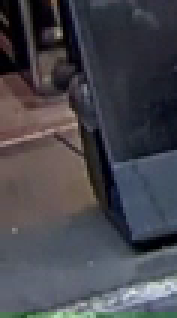
#> input picture esquina/recorte_10_2.png, 59 x 106 px, given in place of video2.mov, which was not available (shown 3 times larger)
$ jupyter execute main.ipynb
#> lines starting #> are read from the running program, lines starting #| are printed output that depends on the picture; after the words box and inside, x2 and y2 are one past the last pixel; in counts of white or black regions, pixels touching at a corner belong together; pictures that were not available may be replaced by others from this repository, and a replacement may not be noted
[cell 1]
import numpy as np
import cv2
import time
import imutils


def draw_flow(img, flow, step=16):

    h, w = img.shape[:2]
    y, x = np.mgrid[step/2:h:step, step/2:w:step].reshape(2,-1).astype(int)
    fx, fy = flow[y,x].T

    lines = np.vstack([x, y, x-fx, y-fy]).T.reshape(-1, 2, 2)
    lines = np.int32(lines + 0.5)

    img_bgr = cv2.cvtColor(img, cv2.COLOR_GRAY2BGR)
    cv2.polylines(img_bgr, lines, 0, (0, 255, 0))

    for (x1, y1), (_x2, _y2) in lines:
        cv2.circle(img_bgr, (x1, y1), 1, (0, 255, 0), -1)

    return img_bgr


def draw_hsv(flow):
    h, w = flow.shape[:2]
    fx, fy = flow[:,:,0], flow[:,:,1]

    ang = np.arctan2(fy, fx) + np.pi
    v = np.sqrt(fx*fx+fy*fy)

    hsv = np.zeros((h, w, 3), np.uint8)
    hsv[...,0] = ang*(180/np.pi/2)
    hsv[...,1] = 255
    hsv[...,2] = np.minimum(v*4, 255)
    bgr = cv2.cvtColor(hsv, cv2.COLOR_HSV2BGR)

    return bgr

video_path = '.\\videos\\video2.mov'
cap = cv2.VideoCapture(video_path)

suc, prev = cap.read()
#> prev is the input picture: shape (106, 59, 3); mean B, G, R 76.1, 69.4, 69.6
prevgray = cv2.cvtColor(prev, cv2.COLOR_BGR2GRAY)
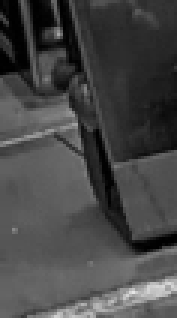
#> prevgray: shape (106, 59) (shown 3 times larger); min 0, max 230, mean 70.2
valor = 600
prevgray = imutils.resize(prevgray, width=min(valor, prevgray.shape[1]))

while True:
    suc, img = cap.read()
    gray = cv2.cvtColor(img, cv2.COLOR_BGR2GRAY)
    gray = imutils.resize(gray, width=min(valor, gray.shape[1]))
    # start time to calculat FPS
    start = time.time()
    flow = cv2.calcOpticalFlowFarneback(prevgray, gray, None, 0.5, 3, 15, 3, 5, 1.2, 0)
    prevgray = gray
    # End time
    end = time.time()
    # calculate the FPS for current frame detection
    fps = 1 / (end-start)
    print(f"{fps:.2f} FPS")
    cv2.imshow('flow', draw_flow(gray, flow))
#> in draw_flow, `fx, fy = flow[y,x].T`: fx = 28 values, max 0.0908 at index 15, min -0.00431 at index 11, mean 0.00662; fy = 28 values, max 0.0164 at index 11, min -0.0319 at index 27, mean -0.00263
#> in draw_flow, `cv2.polylines(img_bgr, lines, 0, (0, 255, 0))`:
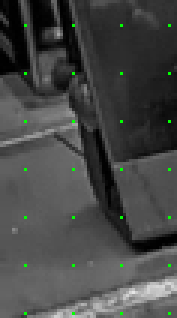
#> img_bgr: shape (106, 59, 3) (shown 3 times larger); mean B, G, R 69.8, 71, 69.8
#> the loop in draw_flow, `for (x1, y1), (_x2, _y2) in lines:` made 28 passes
#> (x1, y1, _x2, _y2) on passes 1 to 12: (8, 8, 8, 8), (24, 8, 24, 8), (40, 8, 40, 8), (56, 8, 56, 8), (8, 24, 8, 24), (24, 24, 24, 24), (40, 24, 40, 24), (56, 24, 56, 24), (8, 40, 8, 40), (24, 40, 24, 40), (40, 40, 40, 40), (56, 40, 56, 40)
#> after the loop in draw_flow, `for (x1, y1), (_x2, _y2) in lines:`:
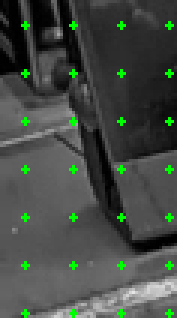
#> img_bgr: shape (106, 59, 3) (shown 3 times larger); 1.79% of pixels changed, all inside (x1, y1, x2, y2) = (7, 7, 58, 106)
    cv2.imshow('flow HSV', draw_hsv(flow))
#> in draw_hsv, `fx, fy = flow[:,:,0], flow[:,:,1]`:
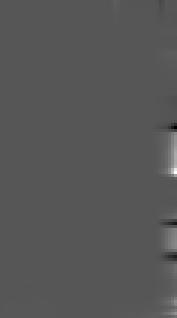
#> fx: shape (106, 59) float32 (shown 3 times larger); min -0.153, max 0.298, mean 0.00142; drawn with min black and max white
#> in draw_hsv, `fx, fy = flow[:,:,0], flow[:,:,1]`:
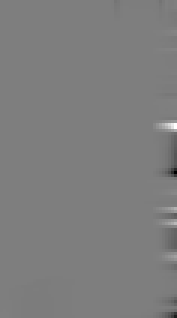
#> fy: shape (106, 59) float32 (shown 3 times larger); min -0.115, max 0.116, mean -0.000419; drawn with min black and max white
#> in draw_hsv, `ang = np.arctan2(fy, fx) + np.pi`:
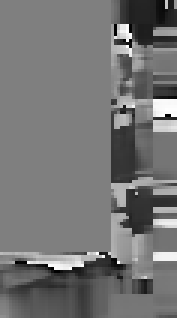
#> ang: shape (106, 59) float32 (shown 3 times larger); min 0.0118, max 6.27, mean 2.88; drawn with min black and max white
#> in draw_hsv, `hsv[...,1] = 255`:
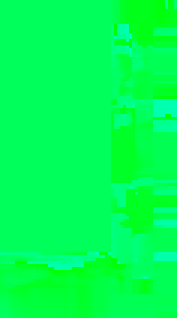
#> hsv: shape (106, 59, 3) (shown 3 times larger); mean of channels 0, 1, 2 82.1, 255, 0; drawn as B, G, R
#> in draw_hsv, `hsv[...,2] = np.minimum(v*4, 255)`: hsv: shape (106, 59, 3); 0.03% of pixels changed, all inside (x1, y1, x2, y2) = (58, 56, 59, 58)
    key = cv2.waitKey(5)
#> (key q is pressed here)
    if key == ord('q'):
        break
cap.release()
cv2.destroyAllWindows()

[cell 2]
import cv2
import numpy as np
import time
import imutils

def draw_flow(img, p0, p1, mask=None, color=(0, 255, 0), line_thickness=2):
    for i, (new, old) in enumerate(zip(p1, p0)):
        a, b = new.ravel()
        c, d = old.ravel()
        mask = cv2.line(mask, (int(a), int(b)), (int(c), int(d)), color, line_thickness)
        img = cv2.circle(img, (int(a), int(b)), 5, color, -1)
    return cv2.add(img, mask)

video_path = '.\\videos\\video2.mp4'
cap = cv2.VideoCapture(video_path)

suc, prev = cap.read()
prevgray = cv2.cvtColor(prev, cv2.COLOR_BGR2GRAY)
valor = 600
prevgray = imutils.resize(prevgray, width=min(valor, prevgray.shape[1]))


feature_params = dict(maxCorners=100, qualityLevel=0.3, minDistance=7, blockSize=7)
p0 = cv2.goodFeaturesToTrack(prevgray, mask=None, **feature_params)
#> p0 = [[18, 11], [22, 41], [20, 32], [19, 18], [31, 103], [40, 55], [6, 21]]

mask = np.zeros_like(prev)

while True:
    suc, img = cap.read()
    gray = cv2.cvtColor(img, cv2.COLOR_BGR2GRAY)
    gray = imutils.resize(gray, width=min(valor, gray.shape[1]))

    start = time.time()
    p1, st, err = cv2.calcOpticalFlowPyrLK(prevgray, gray, p0, None, winSize=(15, 15), maxLevel=2, criteria=(cv2.TERM_CRITERIA_EPS | cv2.TERM_CRITERIA_COUNT, 10, 0.03))
#> p1 has the same summary as p0; st = [1, 1, 1, 1, 1, 1, 1]; err = [0, 0, 0, 0, 0, 0, 0]
    end = time.time()

    if end != start:
        fps = 1 / (end - start)
        print(f"{fps:.2f} FPS")
    else:
        print("Unable to calculate FPS (division by zero)")

    img = draw_flow(img, p0, p1, mask=mask)
#> the loop in draw_flow, `for i, (new, old) in enumerate(zip(p1, p0)):` made 7 passes
#> (a, b, c, d) on passes 1 to 7: (18, 11, 18, 11), (22, 41, 22, 41), (20, 32, 20, 32), (19, 18, 19, 18), (31, 103, 31, 103), (40, 55, 40, 55), (6, 21, 6, 21)
#> pass 1, in draw_flow, `img = cv2.circle(img, (int(a), int(b)), 5, color, -1)`:
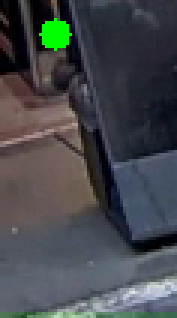
#> img: shape (106, 59, 3) (shown 3 times larger); 1.3% of pixels changed, all inside (x1, y1, x2, y2) = (13, 6, 24, 17)
#> after the loop in draw_flow, `for i, (new, old) in enumerate(zip(p1, p0)):`:
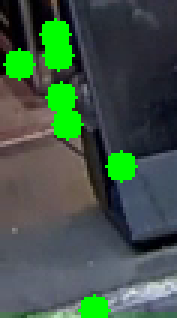
#> img: shape (106, 59, 3) (shown 3 times larger); mean B, G, R 70.1, 85.4, 63.5
#> after the loop in draw_flow, `for i, (new, old) in enumerate(zip(p1, p0)):`:
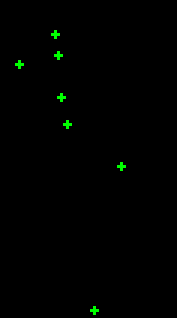
#> mask: shape (106, 59, 3) (shown 3 times larger); mean of channels 0, 1, 2 0, 1.4, 0; drawn as B, G, R

    cv2.imshow('flow', img)
    p0 = p1.reshape(-1, 1, 2)

    key = cv2.waitKey(5)
#> (key q is pressed here)
    if key == ord('q'):
        break

cap.release()
cv2.destroyAllWindows()

$ run again, on esquina/recorte_11_3.png
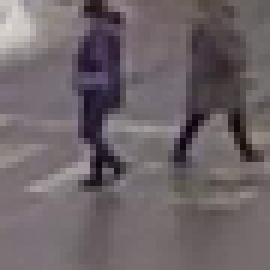
#> input picture esquina/recorte_11_3.png, 45 x 45 px, given in place of video2.mov, which was not available (shown 6 times larger)
#> prev is the input picture: shape (45, 45, 3); mean B, G, R 104.1, 100.3, 109.7
#> in draw_flow, `fx, fy = flow[y,x].T`: fx = [0, 5e-06, 0.000543, 3.13e-08, -4.93e-07, -5.52e-05, -9.73e-07, -0.000278, 0.000227]; fy = [0, 1.89e-05, 0.00411, 8.09e-08, -1.89e-07, -0.000996, -1.06e-07, -0.000184, -0.000194]
#> the loop in draw_flow, `for (x1, y1), (_x2, _y2) in lines:` made 9 passes
#> (x1, y1, _x2, _y2) on passes 1 to 8: (8, 8, 8, 8), (24, 8, 24, 8), (40, 8, 40, 8), (8, 24, 8, 24), (24, 24, 24, 24), (40, 24, 40, 24), (8, 40, 8, 40), (24, 40, 24, 40)
#> in draw_hsv, `hsv[...,1] = 255`:
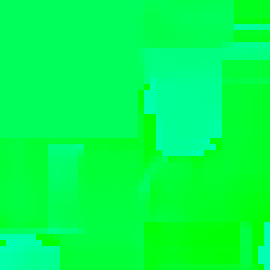
#> hsv: shape (45, 45, 3) (shown 6 times larger); mean of channels 0, 1, 2 76.4, 255, 0; drawn as B, G, R
#> bgr: shape (45, 45, 3); every value is 0
#> p0 = [[17, 28], [17, 21], [16, 2], [15, 12], [36, 21], [26, 23]]
#> p1 has the same summary as p0; st = [1, 1, 1, 1, 1, 1]; err = [0, 0, 0, 0, 0, 0]
#> the loop in draw_flow, `for i, (new, old) in enumerate(zip(p1, p0)):` made 6 passes
#> (a, b, c, d) on passes 1 to 6: (17, 28, 17, 28), (17, 21, 17, 21), (16, 2, 16, 2), (15, 12, 15, 12), (36, 21, 36, 21), (26, 23, 26, 23)
#> after the loop in draw_flow, `for i, (new, old) in enumerate(zip(p1, p0)):`:
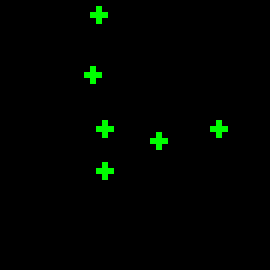
#> mask: shape (45, 45, 3) (shown 6 times larger); mean of channels 0, 1, 2 0, 3.8, 0; drawn as B, G, R

$ run again, on esquina/recorte_13_1.png
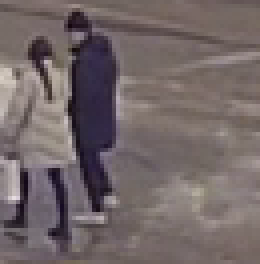
#> input picture esquina/recorte_13_1.png, 65 x 66 px, given in place of video2.mov, which was not available (shown 4 times larger)
#> prev is the input picture: shape (66, 65, 3); mean B, G, R 103.3, 102.7, 114.3
#> in draw_flow, `fx, fy = flow[y,x].T`: fx = [4.81e-05, -6.03e-06, -4.22e-05, 1e-05, 7.33e-06, -1.28e-07, 6.08e-07, 0.00017, 4.52e-05, -6.43e-07, 6.6e-07, 6.69e-05, 6.95e-05, -9.3e-08, 5.31e-09, 1.79e-06]; fy = [1.05e-05, 2.85e-05, -5.7e-06, -2.91e-06, 5.09e-05, 6.81e-08, 3.7e-07, 0.000105, 6.95e-05, -3.11e-07, 4.89e-07, -7.01e-05, -5.95e-05, 8.4e-07, -1.54e-07, -3.43e-06]
#> the loop in draw_flow, `for (x1, y1), (_x2, _y2) in lines:` made 16 passes
#> (x1, y1, _x2, _y2) on passes 1 to 8: (8, 8, 8, 8), (24, 8, 24, 8), (40, 8, 40, 8), (56, 8, 56, 8), (8, 24, 8, 24), (24, 24, 24, 24), (40, 24, 40, 24), (56, 24, 56, 24)
#> bgr: shape (66, 65, 3); every value is 0
#> p0 = [[24, 50], [9, 12], [13, 44], [1, 51], [1, 42], [19, 6], [15, 58], [14, 27], [27, 39]]
#> p1 has the same summary as p0; st = [1, 1, 1, 1, 1, 1, 1, 1, 1]; err = [0, 0, 0, 0, 0, 0, 0, 0, 0]
#> the loop in draw_flow, `for i, (new, old) in enumerate(zip(p1, p0)):` made 9 passes
#> (a, b, c, d) on passes 1 to 8: (24, 50, 24, 50), (9, 12, 9, 12), (13, 44, 13, 44), (1, 51, 1, 51), (1, 42, 1, 42), (19, 6, 19, 6), (15, 58, 15, 58), (14, 27, 14, 27)
#> after the loop in draw_flow, `for i, (new, old) in enumerate(zip(p1, p0)):`:
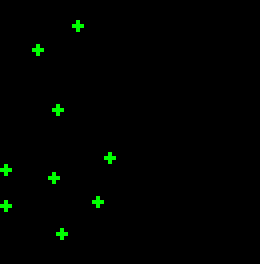
#> mask: shape (66, 65, 3) (shown 4 times larger); mean of channels 0, 1, 2 0, 2.7, 0; drawn as B, G, R
